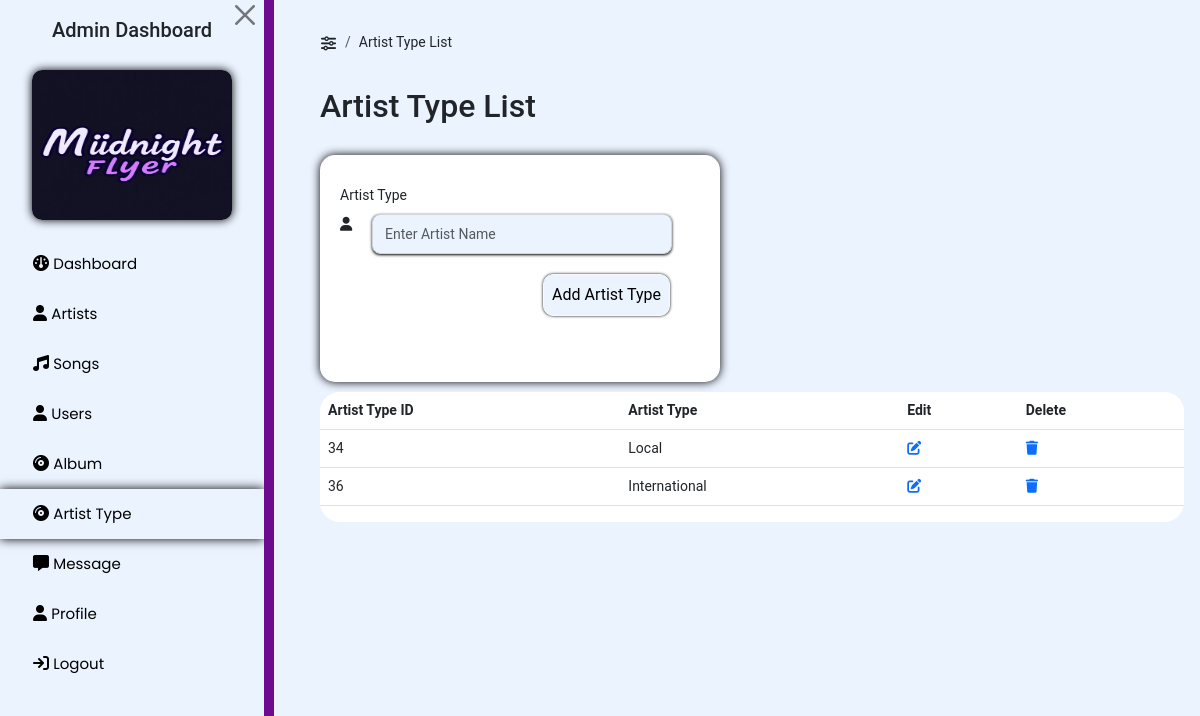
Page /artisttypelist on the committed database.
### tables this page shows
CREATE TABLE artisttypetable (
ArtistTypeID INTEGER primary key AUTOINCREMENT,
ArtistType TEXT
);

### app.py (the view)
@app.route('/artisttypelist')
def artisttype():
    try:
        connection = sqlite3.connect("music.db")
        connection.row_factory = sqlite3.Row
        cursor = connection.cursor()
        cursor.execute("select * from artisttypetable")
        artisttypelist = cursor.fetchall()
        return render_template("artisttype.html", artisttypelist = artisttypelist )
    except Exception as e:
        print(type(e).__name__)
        print(traceback.format_exc())
        return "none"

### templates/artisttype.html (shortened to what this page needs)
{% extends "adminsidebar.html" %}
{% set active_page = 'artisttype' %}
{% block content %}
<div class="form-contain">
    <ol class="breadcrumb bg-transparent mb-0 pb-0 pt-1 px-0 me-sm-6 me-5">
        <li class="breadcrumb-item text-sm">
            <button class="btn" id="sidebar-toggle" type="button">
                <i class="fa-solid fa-sliders"></i>
            </button>
        </li>
        <li class="breadcrumb-item text-sm text-dark active" aria-current="page">Artist Type List</li>
      </ol>
      <div class="main-container">
        <h2>Artist Type List</h2>
      </div>
      <div class="col-xl-6 col-md-6 col-sm-4 form-container">
        <form method="POST" action="/artisttypeadd">
            <div class="mb-3">
              <label for="exampleInputEmail1" class="form-label">Artist Type</label>
              <div class="row">
                <div class="col-1"><i class="fa fa-user" id="icon_id"></i></div>
                <div class="col"><input type="text" class="form-control" name="artisttype" id="artistname" aria-describedby="emailHelp" placeholder="Enter Artist Name"></div>
            </div>
            <div class="d-flex flex-row-reverse">
                <button type="submit" class="btn btn-light p-2" id="add-button">Add Artist Type</button>
            </div>
        </div>
    </form>
        </div>
        <div class="table-container">
            <div class="table-contain">
                <table class="table">
                    <thead>
                        <tr>
                            <th>Artist Type ID</th>
                            <th>Artist Type</th>
                            <th> Edit </th>
                            <th> Delete </th>
                        </tr>
                    </thead>
                    <tbody>
                    {% for artisttypes in artisttypelist %}
                       <tr>
                        <td> {{artisttypes['ArtistTypeID']}}</td>
                        <td> {{artisttypes['ArtistType']}}</td>
                        <td><a href="/artisttypeupdate/{{artisttypes['ArtistTypeID']}}"><i class="fas fa-edit"></i></a></td>
                        <td><a href="/artisttypedelete/{{artisttypes['ArtistTypeID']}}" ><i class="fa fa-trash"></i></a></td>
                    </tr>
                    {% endfor %}
                    </tbody>
                </table>
            </div>
        </div>
</div>
{% endblock %}

### static/css/admindashboard.css (style rules this page uses)
body { font-family: 'Roboto', sans-serif; font-size: 0.875rem; opacity: 1; overflow-y: scroll; margin: 0; }
.background-image { height: 100%; background-image: linear-gradient(to bottom right, #6E0A8F 57%, #BA0715 100%); }
a { cursor: pointer; text-decoration: none; font-family: 'Poppins', sans-serif; }
li { list-style: none; }
.form-control { max-width: 300px; }
.form-control { display: block; width: 100%; padding: 0.5rem 0.75rem; font-size: 0.875rem; font-weight: 400; line-height: 1.4rem; color: #495057; background-color: #fff; background-clip: padding-box; border: 1px solid #d2d6da; appearance: none; border-radius: 0.5rem; transition: box-shadow 0.15s ease, border-color 0.15s ease; }
#sidebar-toggle { padding-right: 25px; }
.form-container { margin-top: 30px; background-color: white; box-shadow: 0 0 10px black; padding: 30px 20px; border-radius: 15px; max-width: 400px; }
.col { margin-bottom: 20px; }
#sidebar-toggle { font-size: 15px; margin: 0; padding: 0; }
.form-contain { margin-top: 20px; margin-left: 30px; }
.form-control { box-shadow: 0px 1px 3px black; display: block; width: 100%; padding: 0.5rem 0.75rem; font-size: 0.875rem; font-weight: 400; line-height: 1.4rem; color: #495057; background-color: #EBF3FF; background-clip: padding-box; border: 1px solid #d2d6da; appearance: none; border-radius: 0.5rem; transition: box-shadow 0.15s ease, border-color 0.15s ease; }
#add-button { border-radius: 20px; box-shadow: 0px 1px 2px black; background-color: #EBF3FF; }
.main-container { margin-top: 30px; }
.table-contain { width: auto; border-radius:20px; }
.table-container { border-radius:20px; background-color: white; margin-top: 10px; max-height: 400px; overflow-y: auto; overflow-x: auto; }
table { width: 100%; min-width: 600px; }
#add-button { box-shadow: 0 0 3px black; border-radius: 10px; margin-right: 30px; margin-bottom: 20px; width: auto; }

### rows in the picture
artisttypetable: ArtistTypeID "34", ArtistType "Local"
artisttypetable: ArtistTypeID "36", ArtistType "International"
